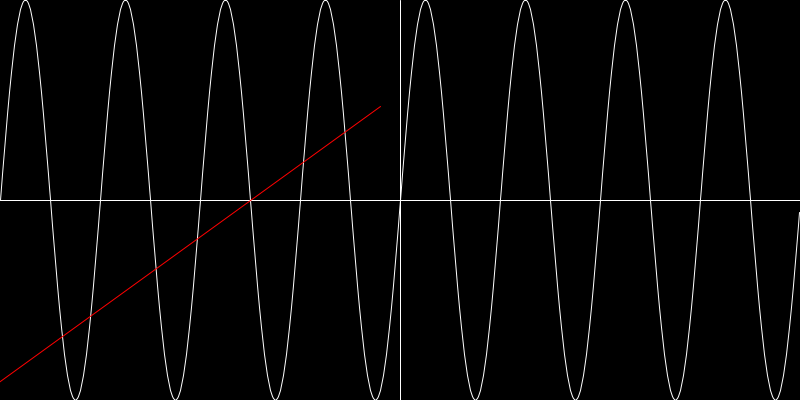
Frame 1 (no input)
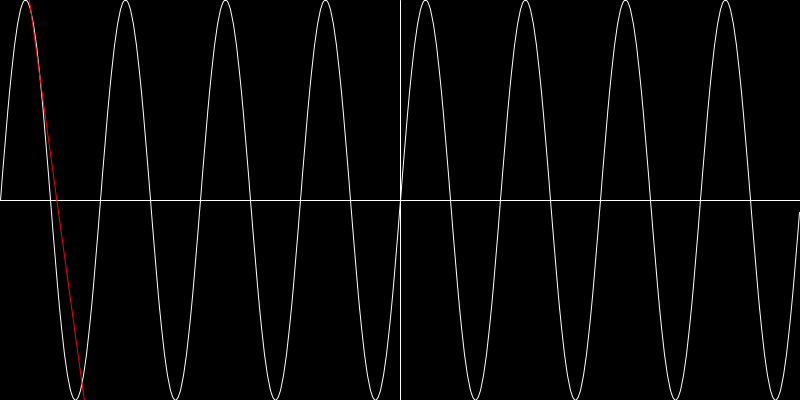
Frame 60 (the mouse pressed at the canvas centre just before this capture)
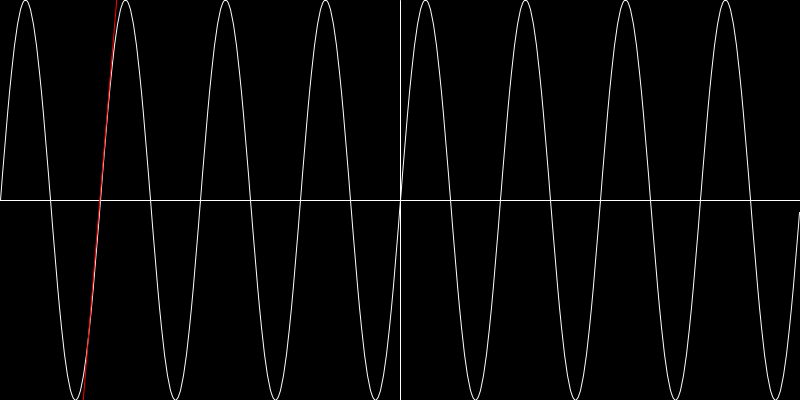
Frame 120 (the mouse held since frame 60 and released just before this capture)

The Processing sketch that drew these frames (run headless with seeded random() and noise(); from frame 60 on, the mouse is pressed at the canvas centre):

// Processing sketch: derivative
// ── derivative.pde
float xLow, xHigh;
float xp;
float dx = 0.1;

void setup() {
  size(800,400);
  xLow = -4 * TWO_PI;
  xHigh = 4 * TWO_PI;
  xp = xLow;
}


void draw() {
  background(0);
  stroke(255);
  noFill();
  beginShape();
  for (float x = 0; x < width; x += 1) {
    float xx = map(x, 0, width, xLow, xHigh);
    float y = map(f(xx), -1, 1, height, 0);
    vertex(x,y);
    
  }
  endShape();
  line(0, height/2, width, height/2);
  line(width/2, 0, width/2, height);
  
  xp = (xp + 1) % width;
  
  float xxp = map(xp, 0, width, xLow, xHigh);
  float xxpy = map(f(xxp), -1, 1, height, 0);
  
  float dxxp = map(xp + dx, 0, width, xLow, xHigh);
  float dxxpy = map(f(dxxp), -1, 1, height,0);
  
  PVector A = new PVector(xp, xxpy);
  PVector B = new PVector(xp + dx, dxxpy);
  
  
  PVector AB = PVector.sub(B,A).normalize();
  PVector AB2 = AB.copy();
  AB2.mult(-1);
  
  AB.mult(500);
  AB2.mult(500);
  AB.add(A);
  AB2.add(A);
  stroke(255,0,0);
  line(A.x, A.y, AB.x, AB.y);
  line(A.x, A.y, AB2.x, AB2.y);
  
  
}


float f(float x) {
  return sin(x);
}
